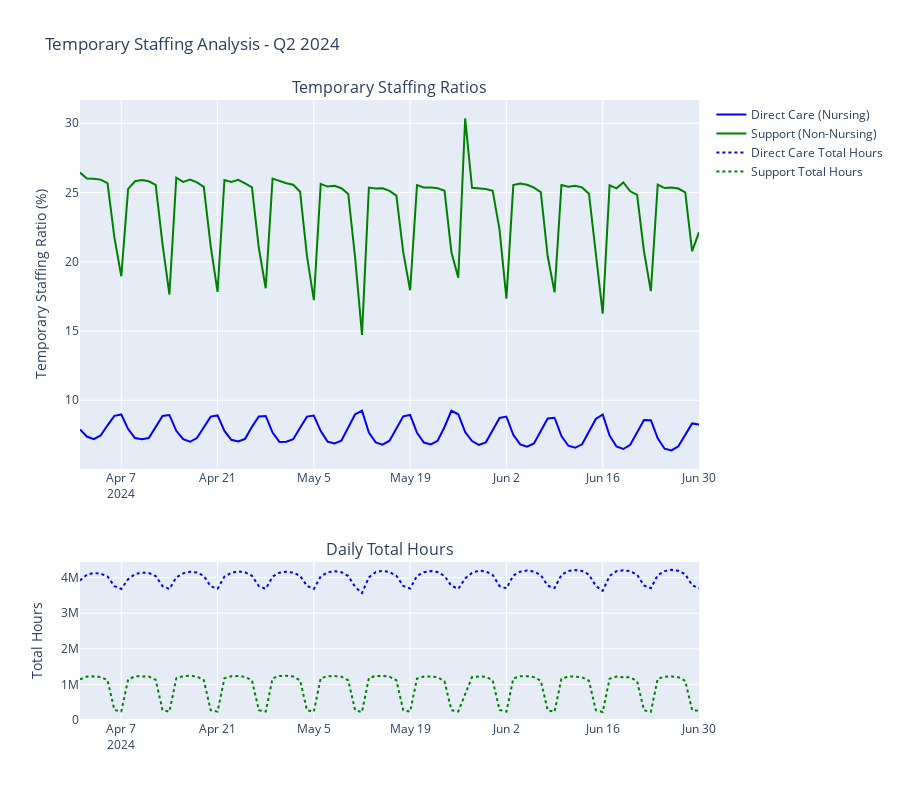

Notebook code for this chart:
### Code cell
import pandas as pd
import plotly.express as px
import plotly.graph_objects as go
from plotly.subplots import make_subplots

def calculate_daily_ratios(df_nurse, df_non_nurse):
    """
    Calculate daily temporary staffing ratios and total hours for nursing and non-nursing roles
    """
    # Process nursing data
    nursing_grouped = df_nurse.groupby('workdate').agg({
        'hrs_rn_ctr': 'sum',
        'hrs_rn_emp': 'sum',
        'hrs_lpn_ctr': 'sum',
        'hrs_lpn_emp': 'sum',
        'hrs_cna_ctr': 'sum',
        'hrs_cna_emp': 'sum'
    }).reset_index()
    
    # Calculate nursing ratios and total hours
    nursing_grouped['nursing_ratio'] = (
        (nursing_grouped['hrs_rn_ctr'] + nursing_grouped['hrs_lpn_ctr'] + nursing_grouped['hrs_cna_ctr']) /
        (nursing_grouped['hrs_rn_ctr'] + nursing_grouped['hrs_rn_emp'] +
         nursing_grouped['hrs_lpn_ctr'] + nursing_grouped['hrs_lpn_emp'] +
         nursing_grouped['hrs_cna_ctr'] + nursing_grouped['hrs_cna_emp']) * 100
    )
    
    nursing_grouped['nursing_total_hours'] = (
        nursing_grouped['hrs_rn_ctr'] + nursing_grouped['hrs_rn_emp'] +
        nursing_grouped['hrs_lpn_ctr'] + nursing_grouped['hrs_lpn_emp'] +
        nursing_grouped['hrs_cna_ctr'] + nursing_grouped['hrs_cna_emp']
    )
    
    # Process non-nursing data
    contract_cols = [col for col in df_non_nurse.columns if col.endswith('_ctr')]
    employee_cols = [col for col in df_non_nurse.columns if col.endswith('_emp')]
    
    non_nursing_grouped = df_non_nurse.groupby('workdate').agg({
        **{col: 'sum' for col in contract_cols},
        **{col: 'sum' for col in employee_cols}
    }).reset_index()
    
    # Calculate non-nursing ratios and total hours
    non_nursing_grouped['non_nursing_ratio'] = (
        non_nursing_grouped[contract_cols].sum(axis=1) /
        (non_nursing_grouped[contract_cols].sum(axis=1) + 
         non_nursing_grouped[employee_cols].sum(axis=1)) * 100
    )
    
    non_nursing_grouped['non_nursing_total_hours'] = (
        non_nursing_grouped[contract_cols].sum(axis=1) + 
        non_nursing_grouped[employee_cols].sum(axis=1)
    )
    
    return nursing_grouped, non_nursing_grouped

def create_comparison_plots(nursing_grouped, non_nursing_grouped):
    """
    Create visualization comparing nursing and non-nursing staffing metrics
    """
    # Create figure with secondary y-axis
    fig = make_subplots(rows=2, cols=1, 
                       subplot_titles=('Temporary Staffing Ratios', 'Daily Total Hours'),
                       vertical_spacing=0.15,
                       row_heights=[0.7, 0.3])

    # Add traces for ratios (top plot)
    fig.add_trace(
        go.Scatter(x=nursing_grouped['workdate'], 
                  y=nursing_grouped['nursing_ratio'],
                  name="Direct Care (Nursing)",
                  line=dict(color='blue')),
        row=1, col=1
    )

    fig.add_trace(
        go.Scatter(x=non_nursing_grouped['workdate'], 
                  y=non_nursing_grouped['non_nursing_ratio'],
                  name="Support (Non-Nursing)",
                  line=dict(color='green')),
        row=1, col=1
    )

    # Add traces for total hours (bottom plot)
    fig.add_trace(
        go.Scatter(x=nursing_grouped['workdate'], 
                  y=nursing_grouped['nursing_total_hours'],
                  name="Direct Care Total Hours",
                  line=dict(color='blue', dash='dot')),
        row=2, col=1
    )

    fig.add_trace(
        go.Scatter(x=non_nursing_grouped['workdate'], 
                  y=non_nursing_grouped['non_nursing_total_hours'],
                  name="Support Total Hours",
                  line=dict(color='green', dash='dot')),
        row=2, col=1
    )

    # Update layout
    fig.update_layout(
        title='Temporary Staffing Analysis - Q2 2024',
        height=800,
        showlegend=True,
        hovermode='x unified'
    )

    # Update y-axes labels
    fig.update_yaxes(title_text="Temporary Staffing Ratio (%)", row=1, col=1)
    fig.update_yaxes(title_text="Total Hours", row=2, col=1)

    return fig

def print_summary_statistics(nursing_grouped, non_nursing_grouped):
    """
    Print summary statistics for both nursing and non-nursing metrics
    """
    print("\nDirect Care (Nursing) Statistics:")
    print(f"Average Ratio: {nursing_grouped['nursing_ratio'].mean():.2f}%")
    print(f"Minimum Ratio: {nursing_grouped['nursing_ratio'].min():.2f}%")
    print(f"Maximum Ratio: {nursing_grouped['nursing_ratio'].max():.2f}%")
    print(f"Average Daily Hours: {nursing_grouped['nursing_total_hours'].mean():.2f}")
    
    print("\nSupport Staff (Non-Nursing) Statistics:")
    print(f"Average Ratio: {non_nursing_grouped['non_nursing_ratio'].mean():.2f}%")
    print(f"Minimum Ratio: {non_nursing_grouped['non_nursing_ratio'].min():.2f}%")
    print(f"Maximum Ratio: {non_nursing_grouped['non_nursing_ratio'].max():.2f}%")
    print(f"Average Daily Hours: {non_nursing_grouped['non_nursing_total_hours'].mean():.2f}")

# Main analysis code
def run_staffing_analysis(df_nurse, df_non_nurse):
    """
    Run the complete staffing analysis
    """
    # Calculate daily ratios
    nursing_grouped, non_nursing_grouped = calculate_daily_ratios(df_nurse, df_non_nurse)
    
    # Create and display plots
    fig = create_comparison_plots(nursing_grouped, non_nursing_grouped)
    fig.show()
    
    # Print summary statistics
    print_summary_statistics(nursing_grouped, non_nursing_grouped)
    
    return nursing_grouped, non_nursing_grouped

# Example usage:
nursing_grouped, non_nursing_grouped = run_staffing_analysis(
    loaded_datasets['pbj_nurse'],
    loaded_datasets['pbj_non_nurse']
)
